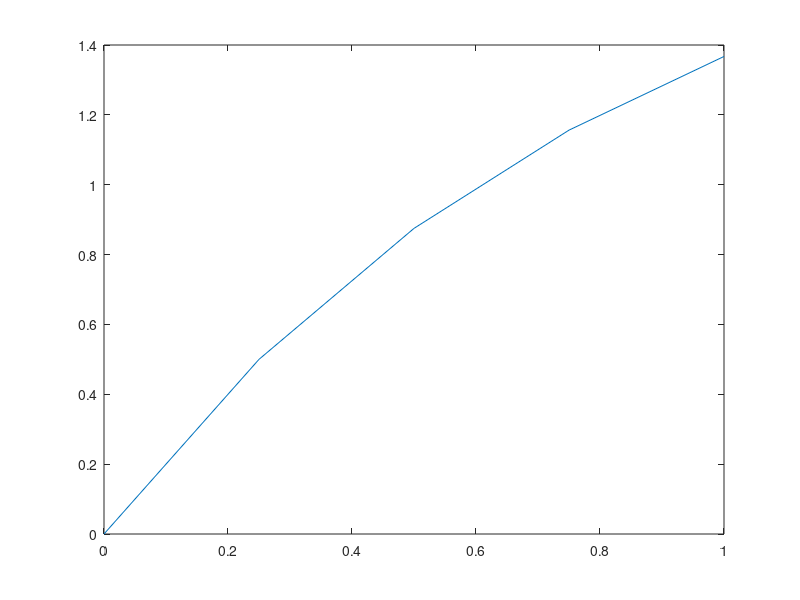

Write the MATLAB code that produced this figure.
clear all;
h = 0.25;
t = 0:h:1;
y = zeros(size(t));
y(1) = 0;
f = @(t,y) -y + 2;

for i = 1:length(t) -1
    y(i +1) = y(i) + h * f(t(i), y(i));
end

plot(t,y);


